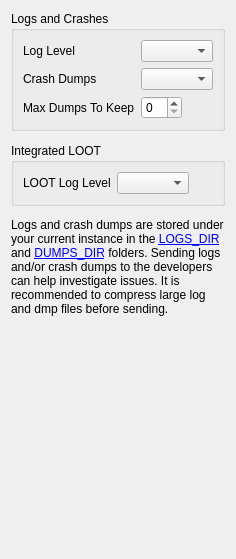
     <widget class="QWidget" name="diagnosticsTab">
      <attribute name="title">
       <string>Diagnostics</string>
      </attribute>
      <layout class="QVBoxLayout" name="verticalLayout_24">
       <property name="spacing">
        <number>12</number>
       </property>
       <item>
        <widget class="QGroupBox" name="groupBox_4">
         <property name="title">
          <string>Logs and Crashes</string>
         </property>
         <layout class="QFormLayout" name="formLayout_4">
          <property name="fieldGrowthPolicy">
           <enum>QFormLayout::FieldGrowthPolicy::FieldsStayAtSizeHint</enum>
          </property>
          <item row="0" column="0">
           <widget class="QLabel" name="label_12">
            <property name="text">
             <string>Log Level</string>
            </property>
           </widget>
          </item>
          <item row="0" column="1">
           <widget class="QComboBox" name="logLevelBox">
            <property name="toolTip">
             <string>Decides the amount of data printed to &quot;ModOrganizer.log&quot;</string>
            </property>
            <property name="whatsThis">
             <string>
                                    Decides the amount of data printed to &quot;ModOrganizer.log&quot;.
                                    &quot;Debug&quot; produces very useful information for finding problems. There is usually no noteworthy performance impact but the file may become rather large. If this is a problem you may prefer the &quot;Info&quot; level for regular use. On the &quot;Error&quot; level the log file usually remains empty.
                                </string>
            </property>
           </widget>
          </item>
          <item row="1" column="0">
           <widget class="QLabel" name="label_27">
            <property name="text">
             <string>Crash Dumps</string>
            </property>
           </widget>
          </item>
          <item row="1" column="1">
           <widget class="QComboBox" name="dumpsTypeBox">
            <property name="toolTip">
             <string>Decides which type of crash dumps are collected when injected processes crash.</string>
            </property>
            <property name="whatsThis">
             <string>
                                    Decides which type of crash dumps are collected when injected processes crash.
                                    &quot;None&quot; Disables the generation of crash dumps by MO.
                                    &quot;Mini&quot; Default level which generates small dumps (only stack traces).
                                    &quot;Data&quot; Much larger dumps with additional information which may be need (also data segments).
                                    &quot;Full&quot; Even larger dumps with a full memory dump of the process.
                                </string>
            </property>
           </widget>
          </item>
          <item row="2" column="0">
           <widget class="QLabel" name="label_28">
            <property name="text">
             <string>Max Dumps To Keep</string>
            </property>
           </widget>
          </item>
          <item row="2" column="1">
           <widget class="QSpinBox" name="dumpsMaxEdit">
            <property name="toolTip">
             <string>Maximum number of crash dumps to keep on disk. Use 0 for unlimited.</string>
            </property>
            <property name="whatsThis">
             <string>
                                    Maximum number of crash dumps to keep on disk. Use 0 for unlimited.
                                    Set &quot;Crash Dumps&quot; above to None to disable crash dump collection.
                                </string>
            </property>
           </widget>
          </item>
         </layout>
        </widget>
       </item>
       <item>
        <widget class="QGroupBox" name="groupBox_7">
         <property name="title">
          <string>Integrated LOOT</string>
         </property>
         <layout class="QFormLayout" name="formLayout_2">
          <property name="fieldGrowthPolicy">
           <enum>QFormLayout::FieldGrowthPolicy::FieldsStayAtSizeHint</enum>
          </property>
          <item row="0" column="0">
           <widget class="QLabel" name="label_32">
            <property name="text">
             <string>LOOT Log Level</string>
            </property>
           </widget>
          </item>
          <item row="0" column="1">
           <widget class="QComboBox" name="lootLogLevel"/>
          </item>
         </layout>
        </widget>
       </item>
       <item>
        <widget class="QLabel" name="diagnosticsExplainedLabel">
         <property name="toolTip">
          <string>Click a link to open the location</string>
         </property>
         <property name="text">
          <string>
                            Logs and crash dumps are stored under your current instance in the &lt;a href=&quot;LOGS_FULL_PATH&quot;&gt;LOGS_DIR&lt;/a&gt;
                            and &lt;a href=&quot;DUMPS_FULL_PATH&quot;&gt;DUMPS_DIR&lt;/a&gt; folders.
                            Sending logs and/or crash dumps to the developers can help investigate issues.
                            It is recommended to compress large log and dmp files before sending.
                        </string>
         </property>
         <property name="wordWrap">
          <bool>true</bool>
         </property>
         <property name="openExternalLinks">
          <bool>true</bool>
         </property>
        </widget>
       </item>
       <item>
        <spacer name="verticalSpacer_10">
         <property name="orientation">
          <enum>Qt::Orientation::Vertical</enum>
         </property>
         <property name="sizeType">
          <enum>QSizePolicy::Policy::Expanding</enum>
         </property>
         <property name="sizeHint" stdset="0">
          <size>
           <width>20</width>
           <height>232</height>
          </size>
         </property>
        </spacer>
       </item>
      </layout>
     </widget>
